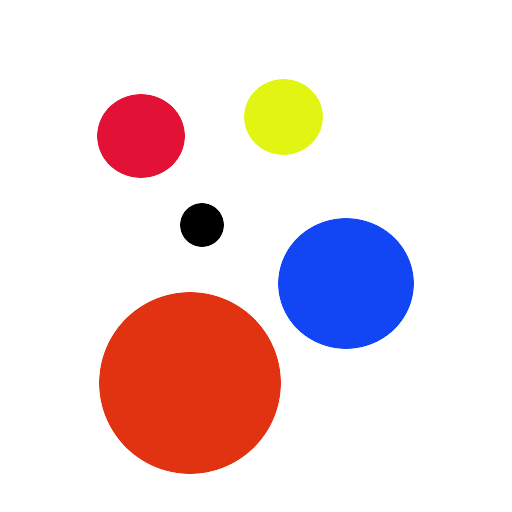
#> input picture images/circles.jpg, 512 x 512 px
$ jupyter execute 'Different blurring technique.ipynb'
#> lines starting #> are read from the running program, lines starting #| are printed output that depends on the picture
[cell 1]
import numpy as np
import cv2
import matplotlib.pyplot as plt

OpenCV provides a function cv.filter2D() to convolve a kernel with an image. As an example, we will try an averaging filter on an image. A 5x5 averaging filter kernel will look like the below:

The operation works like this: keep this kernel above a pixel, add all the 25 pixels below this kernel, take the average, and replace the central pixel with the new average value. This operation is continued for all the pixels in the image.

[cell 2]
img = cv2.imread("images/circles.jpg")
#> img is the input picture: shape (512, 512, 3); mean B, G, R 220.8, 218.1, 236.8

[cell 3]
kernel = np.ones((5,5),np.float32)/25
dst = cv2.filter2D(img,-1,kernel)
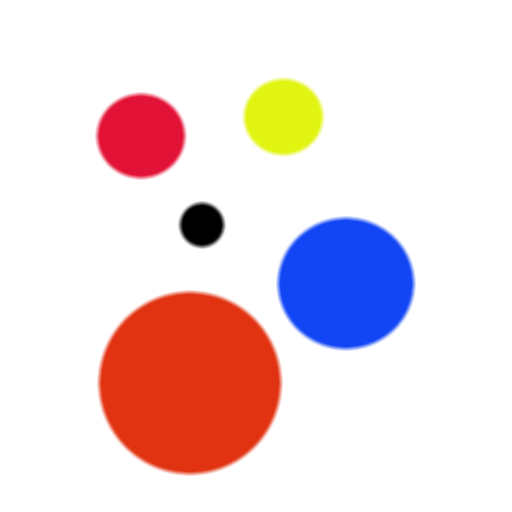
#> dst: shape (512, 512, 3); mean B, G, R 220.8, 218.1, 236.8
plt.subplot(121),plt.imshow(img),plt.title('Original')
plt.xticks([]), plt.yticks([])
plt.subplot(122),plt.imshow(dst),plt.title('Averaging')
plt.xticks([]), plt.yticks([])
plt.show()
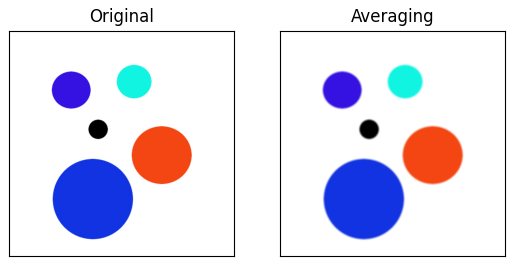
#> figure drawn by matplotlib, 2 panels; B, G, R data is drawn as R, G, B

### Averaging

[cell 4]
blur = cv2.blur(img,(5,5))
plt.subplot(121),plt.imshow(img),plt.title('Original')
plt.xticks([]), plt.yticks([])
plt.subplot(122),plt.imshow(blur),plt.title('Blurred')
plt.xticks([]), plt.yticks([])
plt.show()
#> figure, not shown here; B, G, R data is drawn as R, G, B

### Gaussian Blurring

[cell 5]
blur = cv2.GaussianBlur(img,(5,5),0)
plt.subplot(121),plt.imshow(img),plt.title('Original')
plt.xticks([]), plt.yticks([])
plt.subplot(122),plt.imshow(blur),plt.title('Blurred')
plt.xticks([]), plt.yticks([])
plt.show()
#> figure, not shown here; B, G, R data is drawn as R, G, B

### Median Blurring

[cell 6]
blur = cv2.medianBlur(img,5)
plt.subplot(121),plt.imshow(img),plt.title('Original')
plt.xticks([]), plt.yticks([])
plt.subplot(122),plt.imshow(blur),plt.title('Blurred')
plt.xticks([]), plt.yticks([])
plt.show()
#> figure, not shown here; B, G, R data is drawn as R, G, B

### Bilateral Filtering

[cell 7]
blur = cv2.bilateralFilter(img,9, 75, 75)
plt.subplot(121),plt.imshow(img),plt.title('Original')
plt.xticks([]), plt.yticks([])
plt.subplot(122),plt.imshow(blur),plt.title('Blurred')
plt.xticks([]), plt.yticks([])
plt.show()
#> figure, not shown here; B, G, R data is drawn as R, G, B
